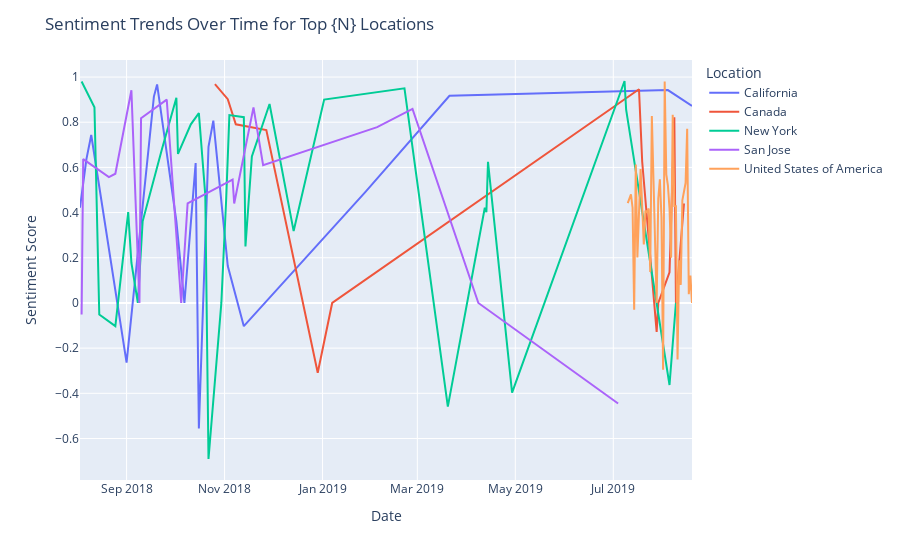

The notebook cell this image was saved under:
### Code cell
# for 5 location show seniment trends over time
N = 5
top_locations = df['Location'].value_counts().nlargest(N).index

# Filter the DataFrame to include only the top N locations
df_top_locations = df[df['Location'].isin(top_locations)]

# Calculate the average sentiment score for each date
average_sentiment_by_date = df_top_locations.groupby(['Location', 'date'])['CompoundScore'].mean().reset_index()

# Plot the sentiment trends over time with plotly.
fig = px.line(average_sentiment_by_date, x='date', y='CompoundScore', color='Location')
fig.update_layout(title='Sentiment Trends Over Time for Top {N} Locations', xaxis_title='Date', yaxis_title='Sentiment Score')
fig.show()

### Figure 1 — Plotly figure (JSON) as saved in the notebook; plotly's stock layout.template omitted (floating-point values rounded to 4 significant figures)
{"data": [{"hovertemplate": "Location=California<br>date=%{x}<br>CompoundScore=%{y}<extra></extra>", "legendgroup": "California", "line": {"color": "#636efa", "dash": "solid"}, "marker": {"symbol": "circle"}, "mode": "lines", "name": "California", "orientation": "v", "showlegend": true, "type": "scatter", "x": ["2018-08-03T00:00:00", "2018-08-07T00:00:00", "2018-08-10T00:00:00", "2018-09-01T00:00:00", "2018-09-18T00:00:00", "2018-09-20T00:00:00", "2018-10-02T00:00:00", "2018-10-07T00:00:00", "2018-10-14T00:00:00", "2018-10-16T00:00:00", "2018-10-22T00:00:00", "2018-10-25T00:00:00", "2018-11-03T00:00:00", "2018-11-13T00:00:00", "2019-01-28T00:00:00", "2019-03-21T00:00:00", "2019-08-04T00:00:00", "2019-08-19T00:00:00"], "xaxis": "x", "y": [0.4215, 0.6369, 0.7435, -0.264, 0.9136, 0.9674, 0.3612, 0, 0.619, -0.5559, 0.6908, 0.8074, 0.1635, -0.1027, 0.4939, 0.9169, 0.9422, 0.872], "yaxis": "y"}, {"hovertemplate": "Location=Canada<br>date=%{x}<br>CompoundScore=%{y}<extra></extra>", "legendgroup": "Canada", "line": {"color": "#EF553B", "dash": "solid"}, "marker": {"symbol": "circle"}, "mode": "lines", "name": "Canada", "orientation": "v", "showlegend": true, "type": "scatter", "x": ["2018-10-26T00:00:00", "2018-11-03T00:00:00", "2018-11-08T00:00:00", "2018-11-27T00:00:00", "2018-12-29T00:00:00", "2019-01-07T00:00:00", "2019-07-17T00:00:00", "2019-07-19T00:00:00", "2019-07-28T00:00:00", "2019-07-29T00:00:00", "2019-08-05T00:00:00", "2019-08-08T00:00:00", "2019-08-09T00:00:00", "2019-08-14T00:00:00"], "xaxis": "x", "y": [0.969, 0.9022, 0.7906, 0.765, -0.3089, 0, 0.946, 0.6249, -0.128, 0, 0.136, 0.8222, 0, 0.4404], "yaxis": "y"}, {"hovertemplate": "Location=New York<br>date=%{x}<br>CompoundScore=%{y}<extra></extra>", "legendgroup": "New York", "line": {"color": "#00cc96", "dash": "solid"}, "marker": {"symbol": "circle"}, "mode": "lines", "name": "New York", "orientation": "v", "showlegend": true, "type": "scatter", "x": ["2018-08-04T00:00:00", "2018-08-12T00:00:00", "2018-08-15T00:00:00", "2018-08-25T00:00:00", "2018-09-02T00:00:00", "2018-09-04T00:00:00", "2018-09-08T00:00:00", "2018-09-11T00:00:00", "2018-09-23T00:00:00", "2018-10-02T00:00:00", "2018-10-03T00:00:00", "2018-10-11T00:00:00", "2018-10-16T00:00:00", "2018-10-20T00:00:00", "2018-10-22T00:00:00", "2018-10-30T00:00:00", "2018-11-02T00:00:00", "2018-11-04T00:00:00", "2018-11-13T00:00:00", "2018-11-14T00:00:00", "2018-11-18T00:00:00", "2018-11-29T00:00:00", "2018-12-14T00:00:00", "2019-01-02T00:00:00", "2019-02-21T00:00:00", "2019-03-20T00:00:00", "2019-04-12T00:00:00", "2019-04-13T00:00:00", "2019-04-14T00:00:00", "2019-04-29T00:00:00", "2019-07-08T00:00:00", "2019-07-09T00:00:00", "2019-08-05T00:00:00", "2019-08-09T00:00:00"], "xaxis": "x", "y": [0.9805, 0.8658, -0.0516, -0.1027, 0.4019, 0.1779, 0, 0.3612, 0.6808, 0.9081, 0.6597, 0.7906, 0.8402, 0.4767, -0.6908, 0, 0.4588, 0.8316, 0.8225, 0.25, 0.6486, 0.8807, 0.3182, 0.9001, 0.9501, -0.4588, 0.4215, 0.4019, 0.6249, -0.3971, 0.9825, 0.8555, -0.3632, 0], "yaxis": "y"}, {"hovertemplate": "Location=San Jose<br>date=%{x}<br>CompoundScore=%{y}<extra></extra>", "legendgroup": "San Jose", "line": {"color": "#ab63fa", "dash": "solid"}, "marker": {"symbol": "circle"}, "mode": "lines", "name": "San Jose", "orientation": "v", "showlegend": true, "type": "scatter", "x": ["2018-08-04T00:00:00", "2018-08-05T00:00:00", "2018-08-21T00:00:00", "2018-08-25T00:00:00", "2018-09-04T00:00:00", "2018-09-09T00:00:00", "2018-09-10T00:00:00", "2018-09-26T00:00:00", "2018-10-05T00:00:00", "2018-10-09T00:00:00", "2018-11-06T00:00:00", "2018-11-07T00:00:00", "2018-11-19T00:00:00", "2018-11-25T00:00:00", "2019-02-04T00:00:00", "2019-02-26T00:00:00", "2019-04-08T00:00:00", "2019-07-04T00:00:00"], "xaxis": "x", "y": [-0.0516, 0.6369, 0.5574, 0.5719, 0.9413, 0, 0.8176, 0.9001, 0, 0.4404, 0.546, 0.4404, 0.8658, 0.6096, 0.7783, 0.8591, 0, -0.4449], "yaxis": "y"}, {"hovertemplate": "Location=United States of America<br>date=%{x}<br>CompoundScore=%{y}<extra></extra>", "legendgroup": "United States of America", "line": {"color": "#FFA15A", "dash": "solid"}, "marker": {"symbol": "circle"}, "mode": "lines", "name": "United States of America", "orientation": "v", "showlegend": true, "type": "scatter", "x": ["2019-07-10T00:00:00", "2019-07-12T00:00:00", "2019-07-13T00:00:00", "2019-07-14T00:00:00", "2019-07-15T00:00:00", "2019-07-16T00:00:00", "2019-07-18T00:00:00", "2019-07-19T00:00:00", "2019-07-20T00:00:00", "2019-07-21T00:00:00", "2019-07-22T00:00:00", "2019-07-23T00:00:00", "2019-07-24T00:00:00", "2019-07-25T00:00:00", "2019-07-26T00:00:00", "2019-07-27T00:00:00", "2019-07-28T00:00:00", "2019-07-29T00:00:00", "2019-07-30T00:00:00", "2019-07-31T00:00:00", "2019-08-01T00:00:00", "2019-08-02T00:00:00", "2019-08-03T00:00:00", "2019-08-04T00:00:00", "2019-08-05T00:00:00", "2019-08-06T00:00:00", "2019-08-07T00:00:00", "2019-08-08T00:00:00", "2019-08-09T00:00:00", "2019-08-10T00:00:00", "2019-08-11T00:00:00", "2019-08-12T00:00:00", "2019-08-13T00:00:00", "2019-08-15T00:00:00", "2019-08-16T00:00:00", "2019-08-17T00:00:00", "2019-08-18T00:00:00", "2019-08-19T00:00:00"], "xaxis": "x", "y": [0.4417, 0.4809, 0.4215, -0.03015, 0.6132, 0.2009, 0.5932, 0.3773, 0.2586, 0.4085, 0.4019, 0.418, 0.1375, 0.8271, 0.5161, 0.3125, 0, 0.4612, 0.5473, 0.3779, -0.296, 0.9805, 0.5686, 0.52, 0.4185, 0.2004, 0.8331, 0.4291, 0.4283, -0.25, 0.1889, 0.07998, 0.4545, 0.5308, 0.7709, 0.03892, 0.1216, 0], "yaxis": "y"}], "layout": {"legend": {"title": {"text": "Location"}, "tracegroupgap": 0}, "margin": {"t": 60}, "title": {"text": "Sentiment Trends Over Time for Top {N} Locations"}, "xaxis": {"anchor": "y", "domain": [0, 1], "title": {"text": "Date"}}, "yaxis": {"anchor": "x", "domain": [0, 1], "title": {"text": "Sentiment Score"}}}}
